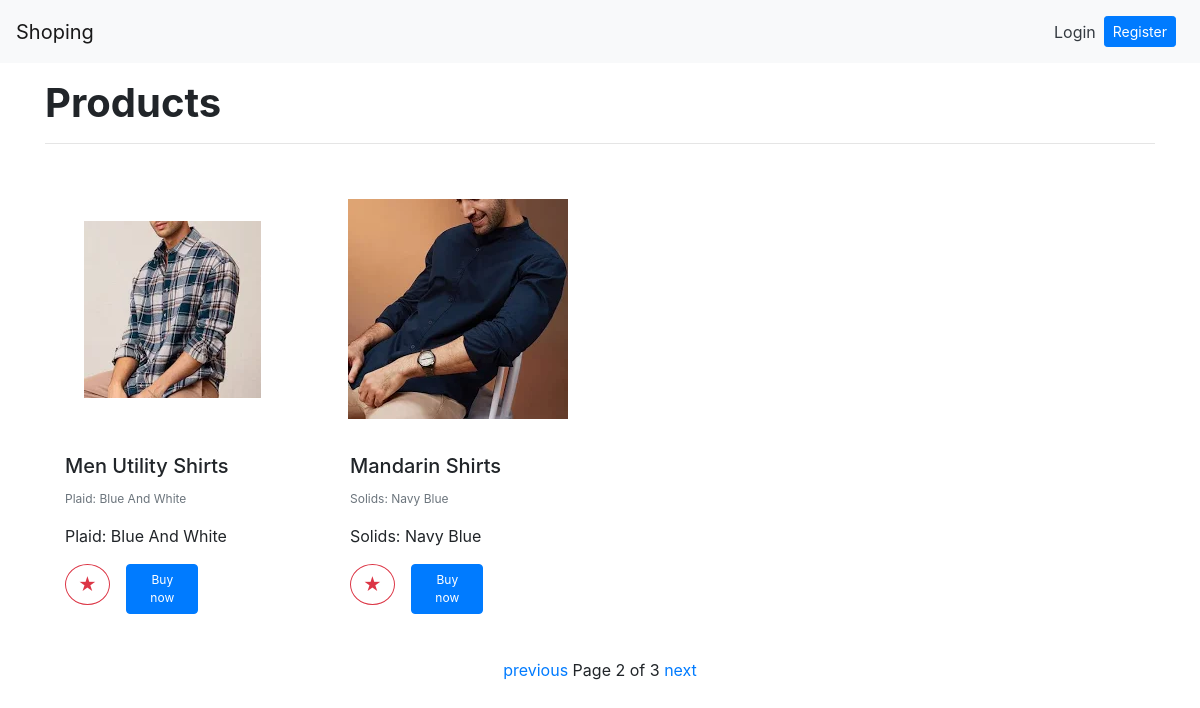
Page /products?page=2 on the committed database.
### main/models.py (models this page shows, shortened)
class Product(models.Model):
    product_name=models.CharField(max_length=50)
    product_type = models.CharField(max_length=25)
    product_description = models.TextField()
    affiliate_url = models.SlugField(blank=True, null=True)
    product_image = models.ImageField(upload_to='images/')

### main/views.py (the view, shortened to what this page needs)
# urls.py: path("products",views.products,name="products"),
def products(request):
    products = Product.objects.all()
    paginator=Paginator(products,2)
    page_number=request.GET.get('page')
    page_obj=paginator.get_page(page_number)
    vote_form=VoteForm()
    return render(request = request, template_name="main/products.html", context = {"page_obj":page_obj,"vote_form":vote_form})

### main/templates/main/products.html (shortened to what this page needs)
{%extends 'main/header.html'%}
    {% block content%}
    {% load crispy_forms_tags %}
    <div class="container py-3">
    	<h1 class="font-weight-bold">Products</h1>
    	<hr>
    	<br>
    	 <div class="row">
          {% for p in page_obj %}
    	    <div class="col-sm-12 col-md-6 col-lg-3 pb-4">
    	      	<div class="card h-100" style="border:none">
    	        	<img src="{{ p.product_image.url  }}" class="card-img-top" alt="{{ p.product_name }}" style="width: auto; height: 250px; object-fit: scale-down;">
    	        	<div class="card-body">
    	          		<h5 class="card-title">{{ p.product_name }}</h5>
    	            	<p class="card-text text-muted" style="font-size:12px">{{ p.product_type }}</p>
    	            	<p class="card-text">{{p.product_description}}</p>
                        <div class="row">
                                <div class="col-3 text-center">
                                    {% if user.is_authenticated %}
                                        <form method="post">
                                            {% csrf_token %}
                                            <input type="hidden" value="{{p.pk}}" name="product_pk">
                                            <button type="submit" class="btn btn-outline-danger" style="font-size:18px; border-radius: 50%">★</button>
                                        </form>
                                    {% else %}
                                        <a href="/register" class="btn btn-outline-danger" style="font-size:18px; border-radius: 50%">★</a>
                                    {% endif %}
                                </div>
                                <div class="col-5 text-center">
                                    <a href="{{ p.affiliate_url }}" class="btn btn-primary"  style="font-size:12px">Buy now</a>
                                </div>
                            </div>
    	        	</div>
    	      	</div>
    	    </div>
          {% endfor%}
    	</div>
        <div class="container">
            <div class="pagination justify-content-center">
                <span class="step-links">
                    {% if page_obj.has_previous %}
                        <a href="?page={{ page_obj.previous_page_number }}">previous</a>
                    {% endif %}
                    <span class="current">
                        Page {{ page_obj.number }} of {{ page_obj.paginator.num_pages }}
                    </span>
                    {% if page_obj.has_next %}
                        <a href="?page={{ page_obj.next_page_number }}">next</a>
                    {% endif %}
                </span>
            </div>
        </div>
    </div>
  {% endblock %}

### rows in the picture
Product: product_image (picture), product_name "Men Utility Shirts", product_type "Plaid: Blue And White", product_description "Plaid: Blue And White"
Product: product_image (picture), product_name "Mandarin Shirts", product_type "Solids: Navy Blue", product_description "Solids: Navy Blue"

### other values in the picture
{{ page_obj.number }} "2"
{{ page_obj.paginator.num_pages }} "3"
